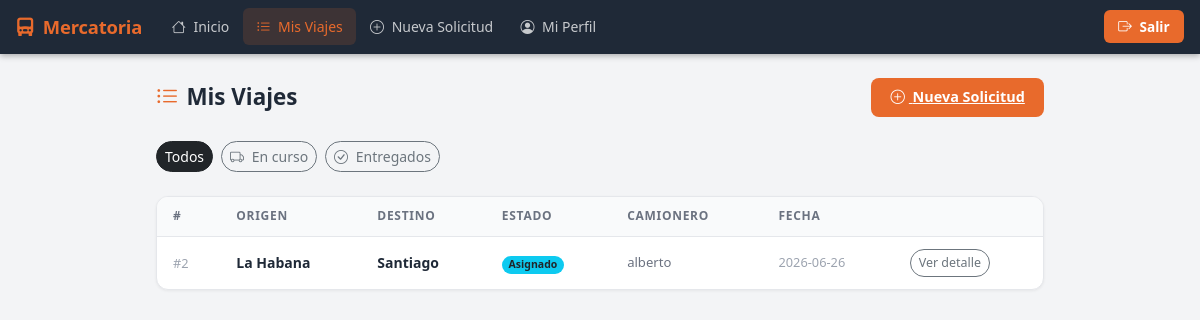
/cliente/viajes (signed in), run on an earlier commit of the app's database.
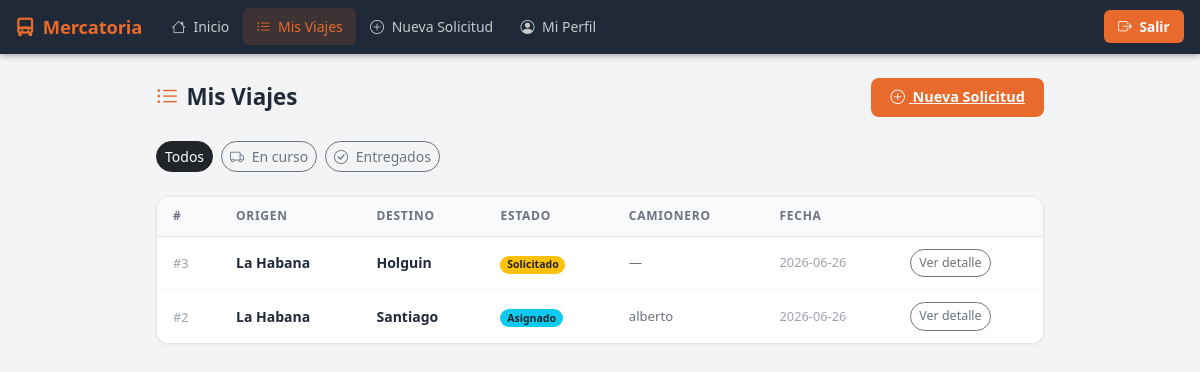
And on a later commit of the database.
### tables this page shows
CREATE TABLE viajes (
        id INTEGER PRIMARY KEY AUTOINCREMENT,
        cliente TEXT,
        cliente_id INTEGER,
        ruta_id INTEGER,
        tarifa_id INTEGER,
        tipo_vehiculo_id INTEGER,
        origen TEXT,
        destino TEXT,
        precio REAL DEFAULT 0,
        precio_calculado REAL DEFAULT 0,
        precio_final REAL DEFAULT 0,
        precio_editado INTEGER DEFAULT 0,
        motivo_edicion_precio TEXT,
        combustible REAL DEFAULT 0,
        pago_camionero REAL DEFAULT 0,
        camionero REAL DEFAULT 0,
        comision REAL DEFAULT 0,
        beneficio REAL DEFAULT 0,
        estado TEXT DEFAULT 'Solicitado',
        camionero_id INTEGER,
        camionero_nombre TEXT,
        vehiculo_id INTEGER,
        fecha_creacion TEXT DEFAULT CURRENT_TIMESTAMP,
        fecha_asignacion TEXT,
        fecha_recogida TEXT,
        fecha_entrega TEXT,
        observaciones TEXT
    , cotizacion_id INTEGER, km REAL, kilometros REAL, precio_cliente REAL, combustible_estimado REAL, beneficio_estimado REAL, vehiculo_placa TEXT);

### routes/cliente.py (the view)
@cliente_bp.route("/viajes")
def mis_viajes():
    if not _requiere_cliente():
        return redirect(url_for("cliente.login"))
    filtro = request.args.get("estado", "todos")
    nuevo  = request.args.get("nuevo")
    con = conectar()
    cur = con.cursor()
    base = """
        SELECT id, origen, destino, estado, camionero_nombre, fecha_creacion
        FROM viajes WHERE cliente = ?
    """
    if filtro == "activos":
        cur.execute(base + "AND estado NOT IN ('Entregado','Cancelado') ORDER BY id DESC",
                    (session["usuario"],))
    elif filtro == "entregados":
        cur.execute(base + "AND estado = 'Entregado' ORDER BY id DESC",
                    (session["usuario"],))
    else:
        cur.execute(base + "ORDER BY id DESC", (session["usuario"],))
    viajes = cur.fetchall()
    con.close()
    return render_template("cliente/viajes.html", viajes=viajes, filtro=filtro, nuevo=nuevo)

### app.py (called while the page is built)
@app.context_processor
def sidebar_badges():
    try:
        conexion = conectar()
        cursor = conexion.cursor()
        cursor.execute(
            "SELECT COUNT(*) FROM viajes WHERE estado IN ('Pendiente', 'Solicitado')"
        )
        viajes_urgentes = cursor.fetchone()[0]
        cursor.execute(
            "SELECT COUNT(*) FROM viajes WHERE estado = 'Solicitado'"
        )
        dashboard_urgentes = cursor.fetchone()[0]
        conexion.close()
    except Exception:
        viajes_urgentes = 0
        dashboard_urgentes = 0
    return dict(
        sidebar_viajes_urgentes=viajes_urgentes,
        sidebar_dashboard_urgentes=dashboard_urgentes,
    )

### database.py (called while the page is built)
def conectar():
    con = sqlite3.connect(DATABASE_NAME)
    con.row_factory = sqlite3.Row
    return con

### routes/cliente.py (called while the page is built)
def _requiere_cliente():
    return "usuario" in session and session.get("rol") == "cliente"

### templates/cliente/viajes.html (shortened to what this page needs)
{% extends "base_cliente.html" %}
{% from 'cliente/macros.html' import badge_estado %}
{% block contenido %}
<div class="mt-page-header">
    <h1><i class="bi bi-list-ul me-2" style="color:#E86A2C;"></i>Mis Viajes</h1>
    <a href="/cliente/solicitar" class="btn-mt">
        <i class="bi bi-plus-circle me-1"></i> Nueva Solicitud
    </a>
</div>
<div class="d-flex gap-2 mb-4 flex-wrap">
    <a href="/cliente/viajes"
       class="btn btn-sm {% if filtro == 'todos' %}btn-dark{% else %}btn-outline-secondary{% endif %} rounded-pill">
        Todos
    </a>
    <a href="/cliente/viajes?estado=activos"
       class="btn btn-sm {% if filtro == 'activos' %}btn-dark{% else %}btn-outline-secondary{% endif %} rounded-pill">
        <i class="bi bi-truck me-1"></i> En curso
    </a>
    <a href="/cliente/viajes?estado=entregados"
       class="btn btn-sm {% if filtro == 'entregados' %}btn-dark{% else %}btn-outline-secondary{% endif %} rounded-pill">
        <i class="bi bi-check-circle me-1"></i> Entregados
    </a>
</div>
{% if viajes %}
<div class="mt-card d-none d-md-block overflow-auto">
    <table class="mt-table">
        <thead>
            <tr>
                <th>#</th>
                <th>Origen</th>
                <th>Destino</th>
                <th>Estado</th>
                <th>Camionero</th>
                <th>Fecha</th>
                <th></th>
            </tr>
        </thead>
        <tbody>
            {% for v in viajes %}
            <tr>
                <td><span style="color:#9CA3AF;font-size:0.8rem;">#{{ v.id }}</span></td>
                <td class="fw-semibold">{{ v.origen }}</td>
                <td class="fw-semibold">{{ v.destino }}</td>
                <td>{{ badge_estado(v.estado) }}</td>
                <td style="color:#6B7280;font-size:0.82rem;">{{ v.camionero_nombre or '—' }}</td>
                <td style="color:#9CA3AF;font-size:0.8rem;">
                    {{ v.fecha_creacion[:10] if v.fecha_creacion else '—' }}
                </td>
                <td>
                    <a href="/cliente/viaje/{{ v.id }}"
                       class="btn btn-sm btn-outline-secondary rounded-pill"
                       style="font-size:0.78rem;">
                        Ver detalle
                    </a>
                </td>
            </tr>
            {% endfor %}
        </tbody>
    </table>
</div>
{% endif %}
{% endblock %}

### templates/base_cliente.html (shortened to what this page needs)
<!DOCTYPE html>
<html lang="es">
<head>
    <link href="https://cdn.jsdelivr.net/npm/bootstrap@5.3.3/dist/css/bootstrap.min.css" rel="stylesheet">
    <link href="https://cdn.jsdelivr.net/npm/bootstrap-icons@1.11.3/font/bootstrap-icons.min.css" rel="stylesheet">
</head>
<body>
<nav class="navbar navbar-expand-lg mt-navbar sticky-top">
    <div class="container-fluid px-3">
        <a class="navbar-brand" href="/cliente">
            <i class="bi bi-truck-front-fill me-1"></i> Mercatoria
        </a>
        <div class="collapse navbar-collapse" id="navCliente">
            <ul class="navbar-nav me-auto mt-2 mt-lg-0">
                <li class="nav-item">
                    <a class="nav-link {% if request.path in ('/cliente/', '/cliente') %}active{% endif %}"
                       href="/cliente">
                        <i class="bi bi-house me-1"></i> Inicio
                    </a>
                </li>
                <li class="nav-item">
                    <a class="nav-link {% if '/cliente/viaje' in request.path %}active{% endif %}"
                       href="/cliente/viajes">
                        <i class="bi bi-list-ul me-1"></i> Mis Viajes
                    </a>
                </li>
                <li class="nav-item">
                    <a class="nav-link {% if '/cliente/solicitar' in request.path %}active{% endif %}"
                       href="/cliente/solicitar">
                        <i class="bi bi-plus-circle me-1"></i> Nueva Solicitud
                    </a>
                </li>
                <li class="nav-item">
                    <a class="nav-link {% if '/cliente/perfil' in request.path %}active{% endif %}"
                       href="/cliente/perfil">
                        <i class="bi bi-person-circle me-1"></i> Mi Perfil
                    </a>
                </li>
            </ul>
            <ul class="navbar-nav ms-lg-2 mt-2 mt-lg-0 mb-2 mb-lg-0">
                <li class="nav-item">
                    <a class="nav-link btn-logout" href="/logout">
                        <i class="bi bi-box-arrow-right me-1"></i> Salir
                    </a>
                </li>
            </ul>
        </div>
    </div>
</nav>
<div class="mt-content">
    {% block contenido %}{% endblock %}
</div>
</body>
</html>

### templates/cliente/macros.html
{% macro badge_estado(estado) %}
{% if estado in ('Solicitado', 'Pendiente') %}
<span class="badge rounded-pill bg-warning text-dark">{{ estado }}</span>
{% elif estado in ('Asignado',) %}
<span class="badge rounded-pill bg-info text-dark">{{ estado }}</span>
{% elif estado in ('Pendiente de pago', 'Confirmado') %}
<span class="badge rounded-pill" style="background:#7C3AED;color:#fff;">{{ estado }}</span>
{% elif estado in ('Carga recogida', 'En ruta') %}
<span class="badge rounded-pill bg-primary">{{ estado }}</span>
{% elif estado == 'Entregado' %}
<span class="badge rounded-pill bg-success">{{ estado }}</span>
{% elif estado == 'Cancelado' %}
<span class="badge rounded-pill bg-danger">{{ estado }}</span>
{% else %}
<span class="badge rounded-pill bg-secondary">{{ estado }}</span>
{% endif %}
{% endmacro %}

### templates/base_cliente.html (style rules this page uses)
:root { --mt-orange: #E86A2C; --mt-orange-dark: #C45520; --mt-orange-light: #FFF3EC; --mt-dark: #1F2937; --mt-gray: #6B7280; --mt-bg: #F3F4F6; }
body { background: var(--mt-bg); font-family: 'Segoe UI', system-ui, sans-serif; min-height: 100vh; }
.mt-navbar { background: var(--mt-dark); box-shadow: 0 2px 6px rgba(0,0,0,0.3); }
.mt-navbar .navbar-brand { color: var(--mt-orange) !important; font-weight: 700; font-size: 1.15rem; letter-spacing: -0.01em; }
.mt-navbar .nav-link { color: rgba(255,255,255,0.75) !important; font-size: 0.875rem; padding: 0.5rem 0.85rem !important; border-radius: 6px; transition: all 0.15s; }
.mt-navbar .nav-link:hover, .mt-navbar .nav-link.active { color: #fff !important; background: rgba(255,255,255,0.1); }
.mt-navbar .nav-link.active { color: var(--mt-orange) !important; background: rgba(232,106,44,0.15); }
.mt-navbar .btn-logout { background: var(--mt-orange); color: #fff !important; border-radius: 6px; font-size: 0.85rem; padding: 0.4rem 0.9rem !important; font-weight: 600; transition: background 0.15s; }
.mt-content { max-width: 920px; margin: 0 auto; padding: 1.5rem 1rem 3rem; }
.mt-page-header { display: flex; align-items: center; justify-content: space-between; margin-bottom: 1.5rem; flex-wrap: wrap; gap: 0.75rem; }
.mt-page-header h1 { font-size: 1.4rem; font-weight: 700; color: var(--mt-dark); margin: 0; }
.mt-card { background: #fff; border-radius: 12px; border: 1px solid #E5E7EB; box-shadow: 0 1px 3px rgba(0,0,0,0.06); }
.btn-mt { background: var(--mt-orange); color: #fff; border: none; border-radius: 8px; font-weight: 600; padding: 0.55rem 1.2rem; font-size: 0.9rem; transition: background 0.15s; }
.mt-table { border-collapse: separate; border-spacing: 0; width: 100%; }
.mt-table thead th { font-size: 0.75rem; text-transform: uppercase; letter-spacing: 0.06em; color: var(--mt-gray); font-weight: 600; border-bottom: 1px solid #E5E7EB; padding: 0.65rem 1rem; background: #F9FAFB; }
.mt-table tbody td { padding: 0.75rem 1rem; border-bottom: 1px solid #F3F4F6; font-size: 0.875rem; color: var(--mt-dark); vertical-align: middle; }
.mt-table tbody tr:last-child td { border-bottom: none; }

What changed in the data, as far as the page shows it:
added viajes: id "3", origen "La Habana", destino "Holguin", estado "Solicitado", camionero_nombre "—", fecha_creacion "2026-06-26"
